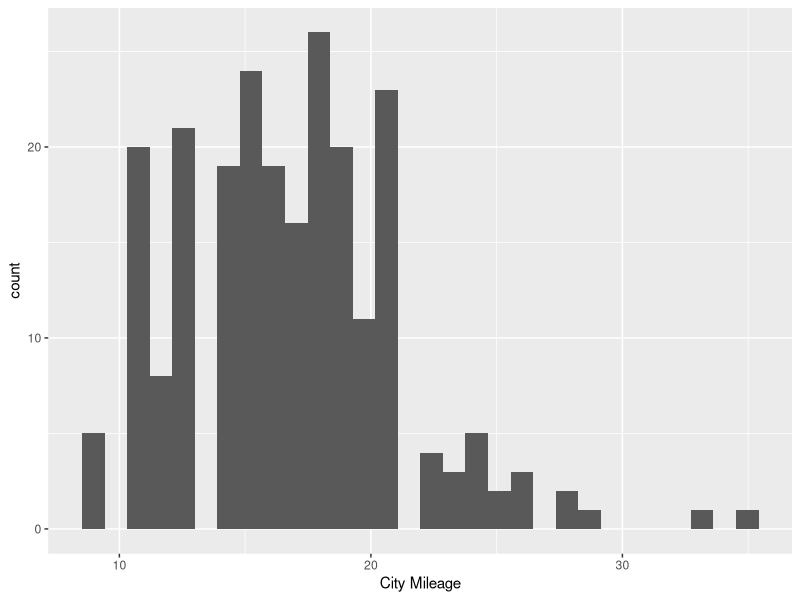
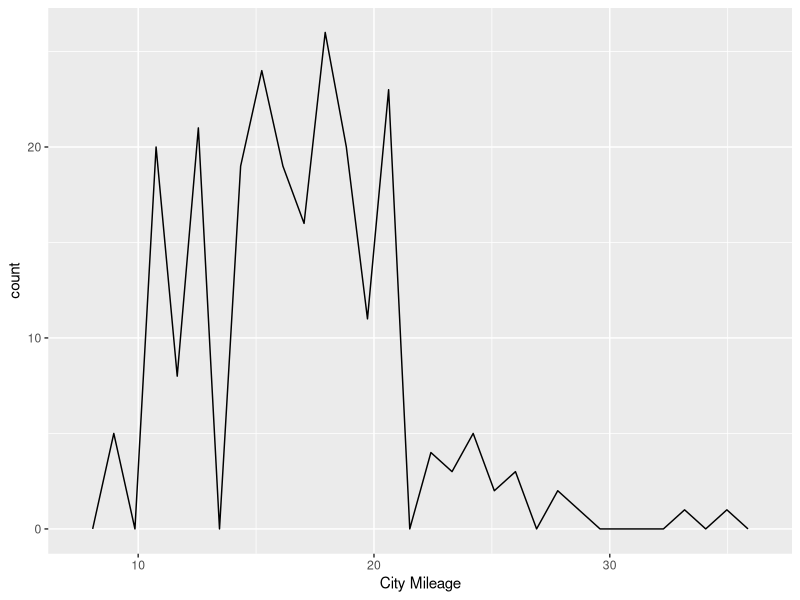
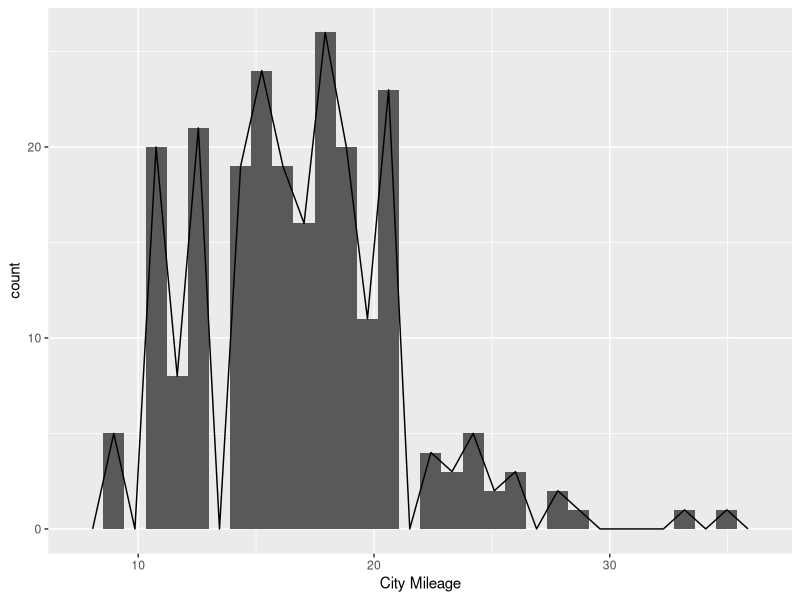
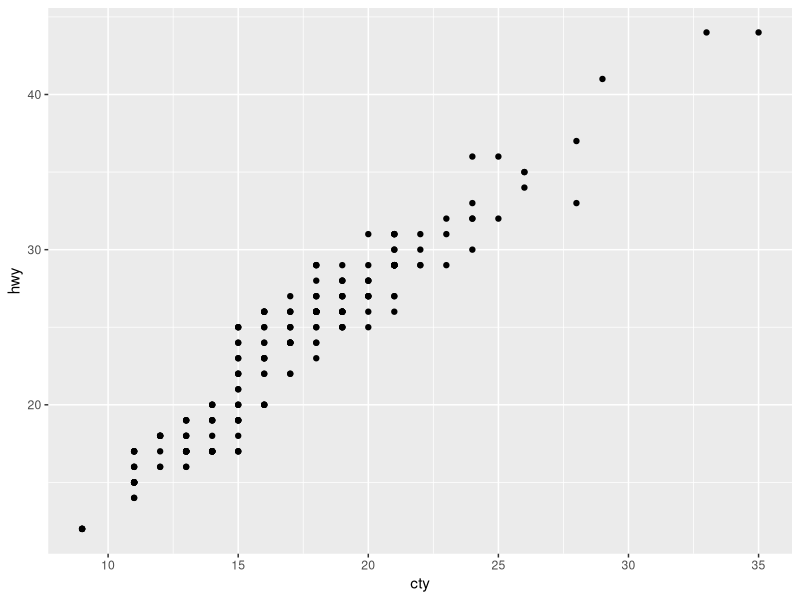
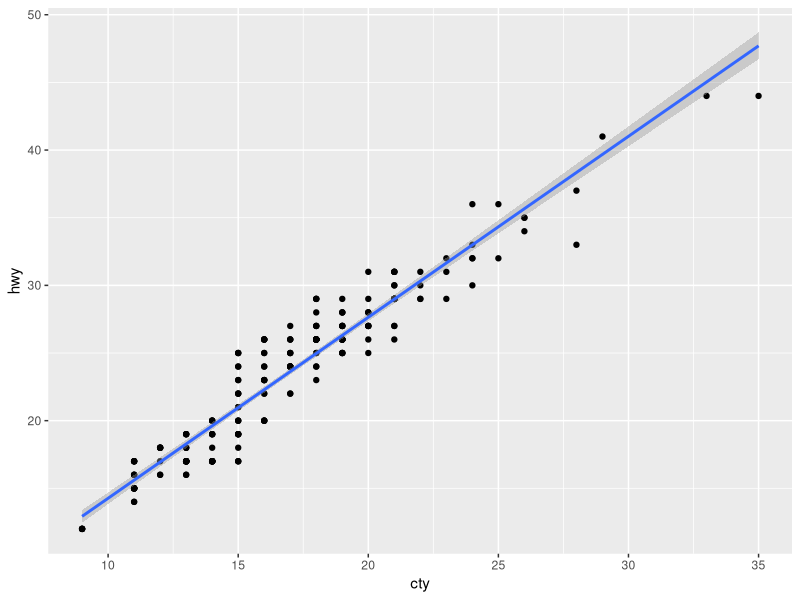
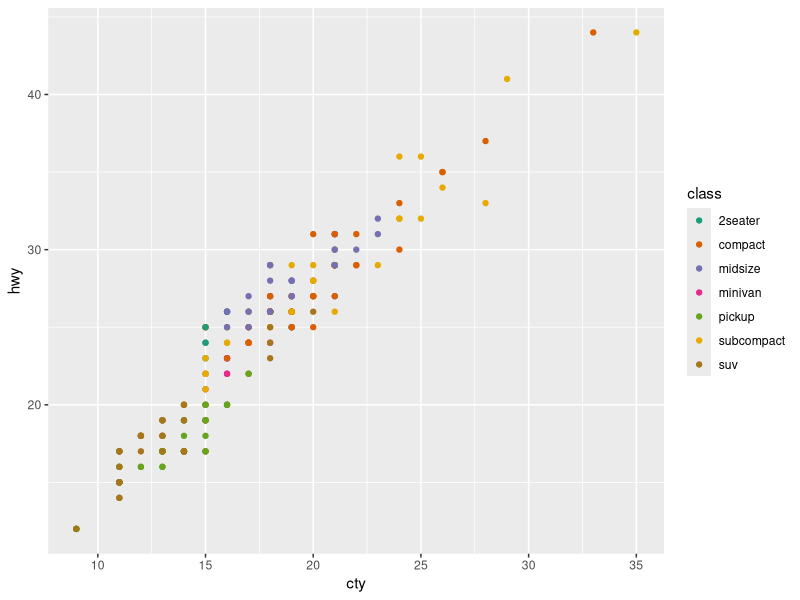

Recreate these plots in R, in order.
library(tidyverse)

data()
View(mpg)
?mean
glimpse(mpg)
head(mpg)
summary(mpg)

mpg_efficient <- filter(mpg, cty >= 20)
View(mpg_efficient)
mpg_ford <- filter(mpg, manufacturer == "ford")
View(mpg_ford)

mpg_metric <- mutate(mpg, cty_metric = cty * 0.425144)
View(mpg_metric)

mpg_metric <- mpg %>%
  mutate(cty_metric = cty * 0.425144) %>% 
  filter(manufacturer == "ford")

mpg %>% 
  group_by(class) %>% 
  summarise(mean(cty), 
            median(cty))

ggplot(mpg, aes(x = cty)) +
  geom_histogram() +
  labs(x = "City Mileage")

ggplot(mpg, aes(x = cty)) +
  geom_freqpoly() +
  labs(x = "City Mileage")

ggplot(mpg, aes(x = cty)) +
  geom_histogram() +
  geom_freqpoly() +
  labs(x = "City Mileage")


ggplot(mpg, aes(x = cty, y = hwy)) +
  geom_point()

ggplot(mpg, aes(x = cty, y = hwy)) +
  geom_point() + geom_smooth(method=lm)

ggplot(mpg, aes(x = cty, y = hwy, color = class)) +
  geom_point() +  scale_color_brewer(palette = "Dark2")









         